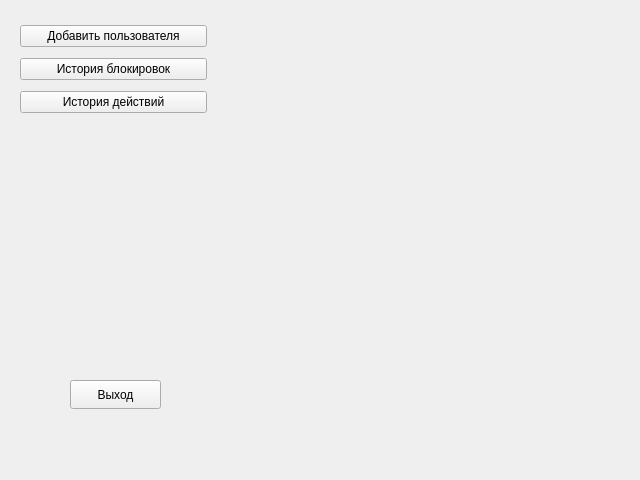
<?xml version="1.0" encoding="UTF-8"?>
<ui version="4.0">
 <class>Admin</class>
 <widget class="QWidget" name="Admin">
  <property name="geometry">
   <rect>
    <x>0</x>
    <y>0</y>
    <width>640</width>
    <height>480</height>
   </rect>
  </property>
  <property name="sizePolicy">
   <sizepolicy hsizetype="Preferred" vsizetype="Preferred">
    <horstretch>0</horstretch>
    <verstretch>0</verstretch>
   </sizepolicy>
  </property>
  <property name="minimumSize">
   <size>
    <width>640</width>
    <height>480</height>
   </size>
  </property>
  <property name="maximumSize">
   <size>
    <width>640</width>
    <height>480</height>
   </size>
  </property>
  <property name="windowTitle">
   <string>Админ меню</string>
  </property>
  <widget class="QPushButton" name="exitBtn">
   <property name="geometry">
    <rect>
     <x>70</x>
     <y>380</y>
     <width>91</width>
     <height>29</height>
    </rect>
   </property>
   <property name="text">
    <string>Выход</string>
   </property>
  </widget>
  <widget class="QWidget" name="">
   <property name="geometry">
    <rect>
     <x>20</x>
     <y>20</y>
     <width>187</width>
     <height>101</height>
    </rect>
   </property>
   <layout class="QVBoxLayout" name="verticalLayout">
    <item>
     <widget class="QPushButton" name="pushButton">
      <property name="text">
       <string>Добавить пользователя</string>
      </property>
     </widget>
    </item>
    <item>
     <widget class="QPushButton" name="toBanFormBtn">
      <property name="text">
       <string>История блокировок</string>
      </property>
     </widget>
    </item>
    <item>
     <widget class="QPushButton" name="toEventFormBtn">
      <property name="text">
       <string>История действий</string>
      </property>
     </widget>
    </item>
   </layout>
  </widget>
 </widget>
 <resources/>
 <connections/>
</ui>
